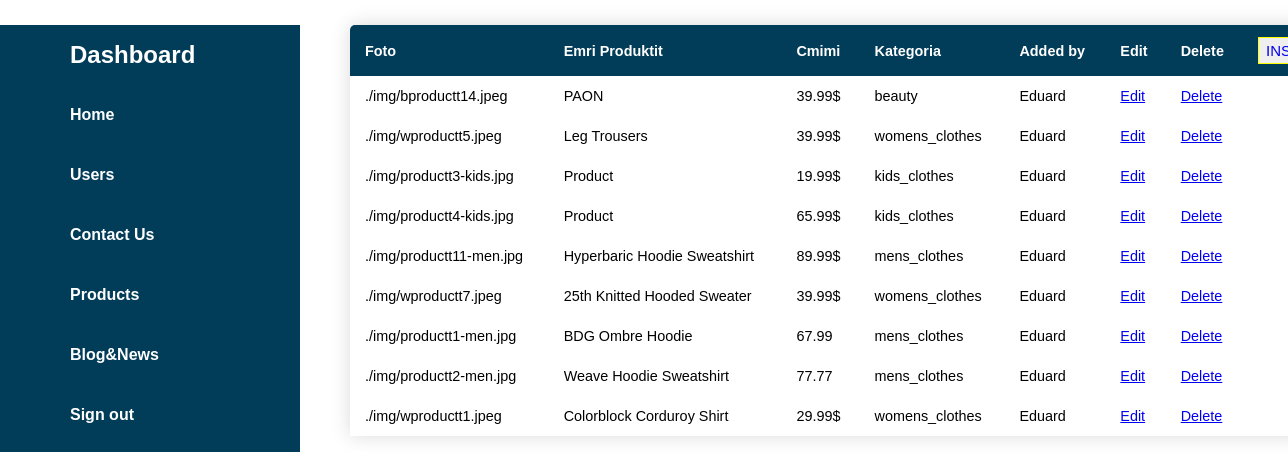
The app's page /views/produktet.php (signed in) with its own data.
### tables this page shows
CREATE TABLE `produktet` (
  `ID` int(11) NOT NULL,
  `foto_produktit` varchar(255) NOT NULL,
  `emri_produktit` varchar(255) NOT NULL,
  `cmimi_produktit` varchar(255) NOT NULL,
  `kategoria` varchar(255) NOT NULL,
  `added` varchar(255) DEFAULT NULL
);

### controllers/databaseConfig.php (called while the page is built, shortened)
<?php
class DatabasePDOConfiguration
{
    private $connection;
    private $host = "localhost";
    private $username = "root";
    private $dbName = "projekti";
    private $password = "";
    protected function getConnection()
    {
        return $this->connection;
    }
    private function createConnection()
    {
        $this->connection = new PDO("mysql:host=$this->host;dbname=$this->dbName", $this->username, $this->password);
        $this->connection->setAttribute(PDO::ATTR_ERRMODE, PDO::ERRMODE_EXCEPTION);
    }
}

### controllers/MenuController.php (called while the page is built, shortened)
<?php
    require_once 'databaseConfig.php';
    class MenuController extends DatabasePDOConfiguration{
        public $db;
        public function __construct(){
            $this->db = $this->getConnection();
        }
        public function readData(){
            $query = $this->db->query('SELECT * from produktet');
            return  $query ->fetchAll();
        }
    }
?>

### views/produktet.php (the view, shortened to what this page needs)
<?php
require_once '../controllers/MenuController.php';
include_once '../includes/dashboard.php';
?>
        <div class="dashboard">
            <table class="content-table">
                <thead>
                    <tr>
                        <th>Foto</th>
                        <th>Emri Produktit</th>
                        <th>Cmimi</th>
                        <th>Kategoria</th>
                        <th>Added by</th>
                        <th>Edit</th>
                        <th>Delete</th>
                        <th><button id="btn"><a href="insert-products.php">INSERT</a></button></th>
                    </tr>
                </thead>
                <tbody>
                    <?php
                    $p = new MenuController;
                    $allProducts = $p -> readData();
                    foreach($allProducts as $product): ?>
                    <tr>
                        <td><?php echo $product['foto_produktit'];?></td>
                        <td><?php echo $product['emri_produktit'];?></td>
                        <td><?php echo $product['cmimi_produktit']; ?></td>
                        <td><?php echo $product['kategoria'];?></td>
                        <td><?php echo $product['added'];?></td>
                        <td><a href="edit-products.php? id=<?php echo $product['ID']; ?>">Edit</a></td>
                        <td><a href="delete-products.php? id=<?php echo $product['ID']; ?>">Delete</a></td>
                    </tr>
                    <?php endforeach; ?>
                </tbody>
            </table>
        </div>

### css/newDashboard.css (style rules this page uses)
* { margin: 0; padding: 0; box-sizing: border-box; font-family: Verdana, Geneva, Tahoma, sans-serif; }

### views/produktet.php (style rules this page uses)
* { margin: 0; padding: 0; box-sizing: border-box; font-family: 'Franklin Gothic Medium', 'Arial Narrow', Arial, sans-serif; }
.content-table { border-collapse: collapse; margin: 25px 0; font-size: 0.9em; width: 80%; border-radius: 5px 5px 0 0; overflow: hidden; box-shadow: 0 0 20px rgba(0, 0, 0, 0.15); margin-left:20px; margin-left:350px; }
.content-table thead tr { background-color:#013c58; color: #ffffff; text-align: left; font-weight: bold; }
.content-table th, .content-table td { padding: 12px 15px; }
.dashboard { padding-right:40px; }
#btn { padding-left:7px; padding-right:6px; padding-top:4px; padding-bottom:4px; border:1px solid yellow; }
#btn a { text-decoration:none; font-size:15px; }

### records on screen
produktet: foto_produktit "./img/bproductt14.jpeg", emri_produktit "PAON", cmimi_produktit "39.99$", kategoria "beauty", added "Eduard"
produktet: foto_produktit "./img/wproductt5.jpeg", emri_produktit "Leg Trousers", cmimi_produktit "39.99$", kategoria "womens_clothes", added "Eduard"
produktet: foto_produktit "./img/productt3-kids.jpg", emri_produktit "Product", cmimi_produktit "19.99$", kategoria "kids_clothes", added "Eduard"
produktet: foto_produktit "./img/productt4-kids.jpg", emri_produktit "Product", cmimi_produktit "65.99$", kategoria "kids_clothes", added "Eduard"
produktet: foto_produktit "./img/productt11-men.jpg", emri_produktit "Hyperbaric Hoodie Sweatshirt", cmimi_produktit "89.99$", kategoria "mens_clothes", added "Eduard"
produktet: foto_produktit "./img/wproductt7.jpeg", emri_produktit "25th Knitted Hooded Sweater", cmimi_produktit "39.99$", kategoria "womens_clothes", added "Eduard"
produktet: foto_produktit "./img/productt1-men.jpg", emri_produktit "BDG Ombre Hoodie", cmimi_produktit "67.99", kategoria "mens_clothes", added "Eduard"
produktet: foto_produktit "./img/productt2-men.jpg", emri_produktit "Weave Hoodie Sweatshirt", cmimi_produktit "77.77", kategoria "mens_clothes", added "Eduard"
produktet: foto_produktit "./img/wproductt1.jpeg", emri_produktit "Colorblock Corduroy Shirt", cmimi_produktit "29.99$", kategoria "womens_clothes", added "Eduard"
